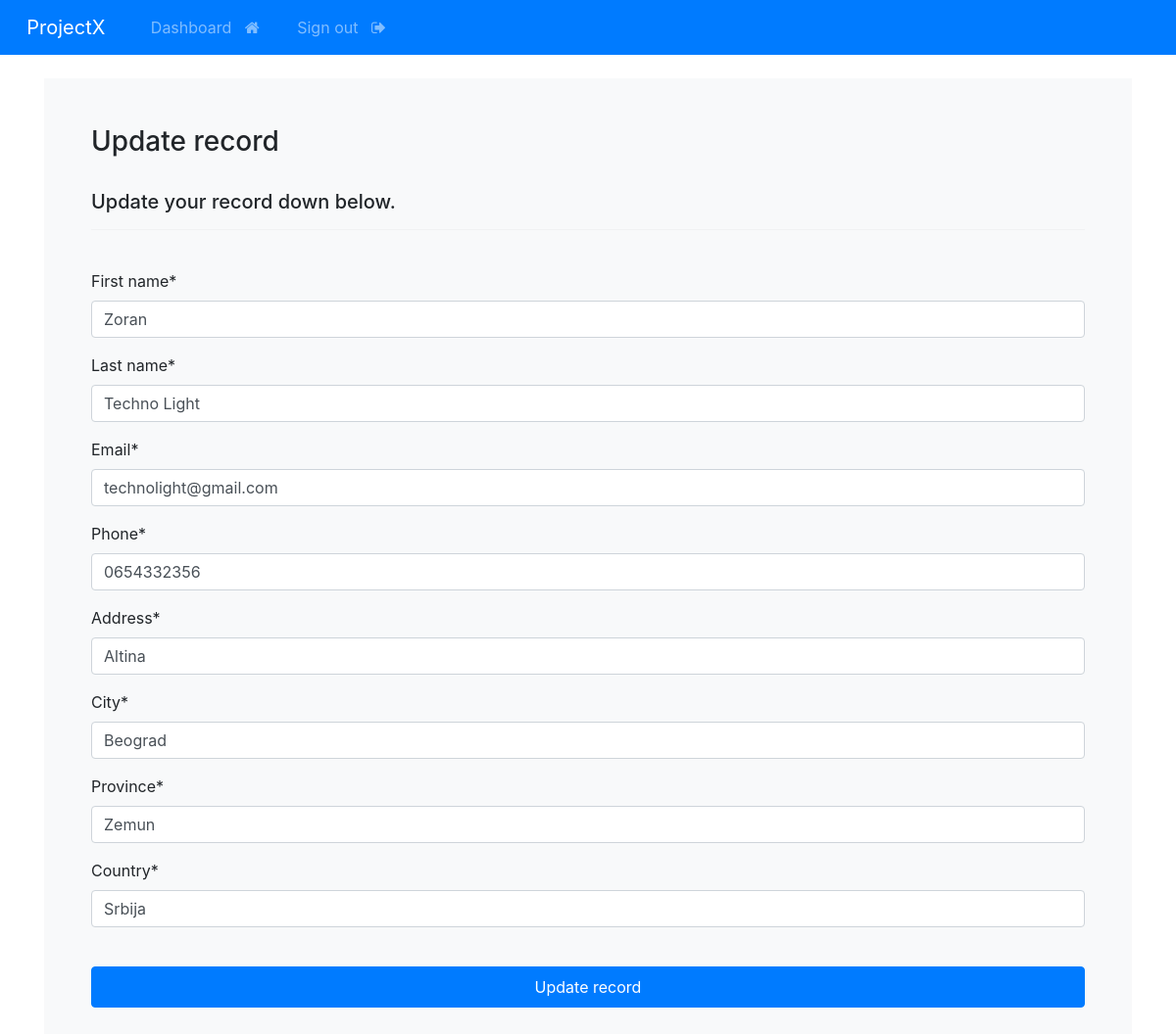
The page /update-record/3 (signed in) on the database its author committed.
### webapp/models.py (models this page shows, shortened)
class Record(models.Model):
    creation_date = models.DateTimeField(auto_now_add=True)
    first_name = models.CharField(max_length=100)
    last_name = models.CharField(max_length=100)
    email = models.CharField(max_length=255)
    phone = models.CharField(max_length=20)
    address = models.CharField(max_length=300)
    city = models.CharField(max_length=255)
    province = models.CharField(max_length=200)
    country = models.CharField(max_length=125)

### webapp/views.py (the view)
# urls.py: path('update-record/<int:pk>', views.update_record, name="update-record"),
@login_required(login_url='my-login')
def update_record(request, pk):
    record = Record.objects.get(id=pk)
    form = UpdateRecordForm(instance=record)
    if request.method == "POST":
        form = UpdateRecordForm(request.POST, instance=record)
        if form.is_valid():
            form.save()
            messages.info(request, "Record updated successfully!")
            return redirect('/dashboard')
    return render(request, 'webapp/update-record.html', {'form':form})

### webapp/forms.py
class UpdateRecordForm(forms.ModelForm):
    class Meta:
        model=Record
        fields = ['first_name', 'last_name', 'email', 'phone', 'address', 'city', 'province', 'country']

### webapp/templates/webapp/update-record.html (shortened to what this page needs)
{% extends 'webapp/base.html' %}
{% load crispy_forms_tags %}
{% block content %}
<body>
    <div class="container bg-light shadow-md p-5 form-layout">
        <h3> Update record </h3>
	<br>
	<h5> Update your record down below. </h5>
	<hr>
	<br>
	<form method="POST" autocomplete="off">
        {{ form|crispy }}
	    <br>
	    <button class="btn btn-primary w-100 btn-block p-2" type="submit"> Update record </a>
	</form>
    </div>
</body>
{% endblock %}

### rows shown on the page
Record: first_name "Zoran", last_name "Techno Light", email "technolight@gmail.com", phone "0654332356", address "Altina", city "Beograd", province "Zemun", country "Srbija"
